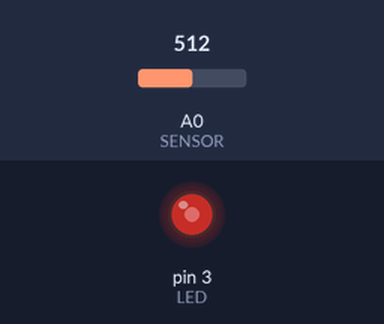
Simulated run of this sketch. Board: Arduino Uno, built with avr-gcc and run on an emulated ATmega328P. Parts: output pins drawn as LEDs (lit = HIGH). The test bench sets the inputs (shaded band); at power-on: A0 (SENSOR) = 512.

Above: at 1.2 s.
1.3 s: A0 (SENSOR) set to 306
At 1.9 s:
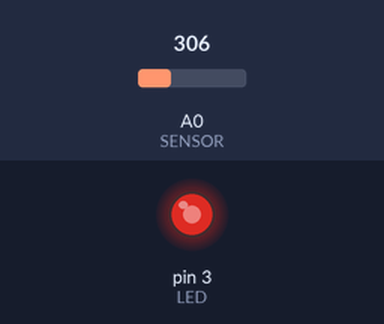
2.8 s: A0 (SENSOR) set to 122
At 3.1 s:
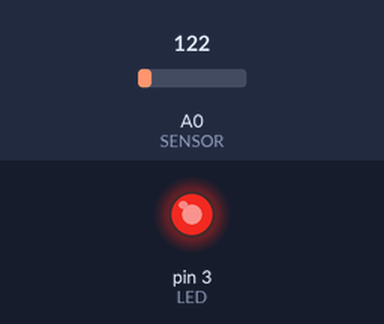
4.3 s: A0 (SENSOR) set to 0
At 5.4 s:
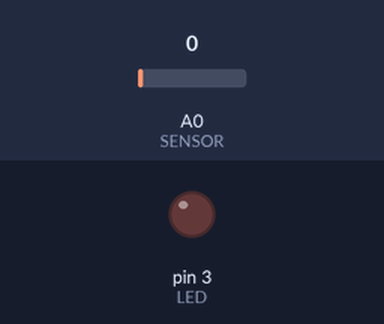
5.8 s: A0 (SENSOR) set to 900
At 6.5 s:
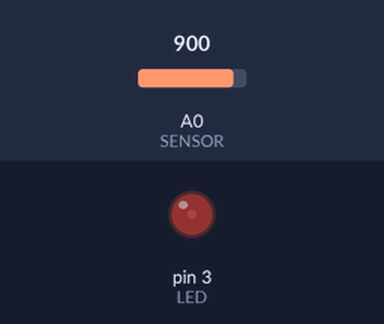
7.3 s: A0 (SENSOR) set to 511
At 7.7 s:
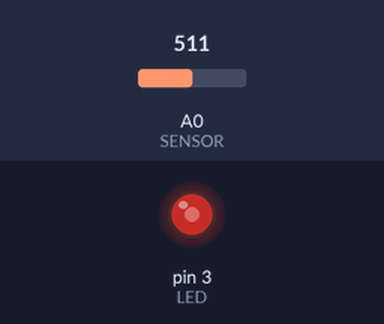
Timing chart, 0 to 9.8 s (numbered marks = the images above; inputs shaded):
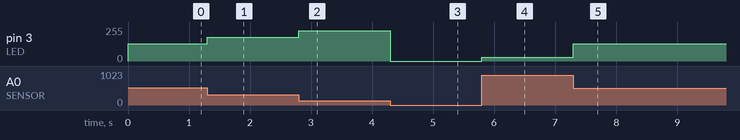

Measured:
- after the input at 1.3 s, pin 3 (LED): 128/255 → 180/255 at once
- after the input at 2.8 s, pin 3 (LED): 180/255 → 226/255 at once
- after the input at 4.3 s, pin 3 (LED): 226/255 → 0/255 at once
- after the input at 5.8 s, pin 3 (LED): 0/255 → 30/255 at once
- after the input at 7.3 s, pin 3 (LED): 30/255 → 128/255 at once

The sketch:

sketch.ino
```cpp
int SENSOR = 0;
int LED = 3;
int VALOR;
int PWM;


void setup() {
  pinMode(LED, OUTPUT);

}

//       Condición	       Iluminación (lux)	          Resistencia        LDR	Voltaje*	      valor de analogRead()
//       Luna llena	           0,1	                      1,25 MΩ	           4,96	                     1016
//     Luz solar directa	     100.000	                    79 Ω	            0,04	                    8


void loop() {
  VALOR = analogRead(SENSOR);

  /// con PWM-------

  PWM= map(VALOR, 7 , 1016, 255, 0); // en las especificaciones
  analogWrite(LED, PWM);


  /// sin pwm------------------
  //if(VALOR > 700){

  //  digitalWrite(LED, HIGH);
  //  delay(1000);

  //}
  //else{
  //  digitalWrite(LED, LOW);
  //}


}
```
